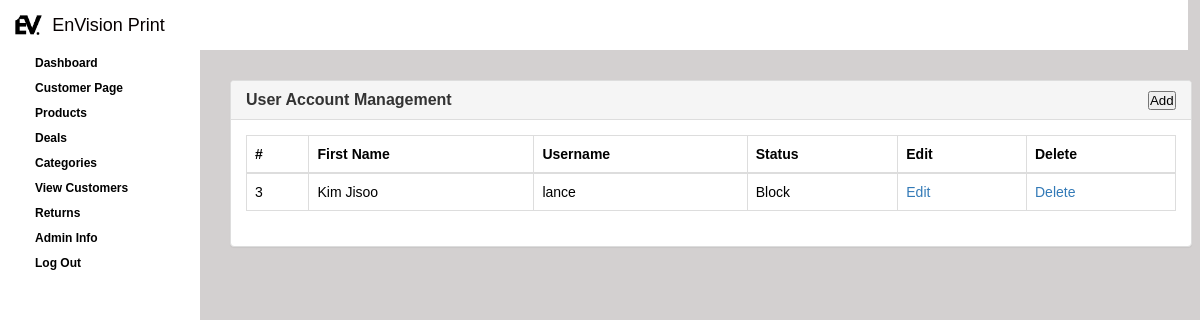
/admin.php?view_user, run on the app's committed database.
### tables this page shows
CREATE TABLE `users` (
  `UserID` int(11) NOT NULL,
  `FName` varchar(50) NOT NULL,
  `username` varchar(50) NOT NULL,
  `password` varchar(100) NOT NULL,
  `email` varchar(50) NOT NULL,
  `phone` varchar(15) DEFAULT NULL,
  `address` varchar(200) DEFAULT NULL,
  `attempt` int(11) NOT NULL,
  `block` int(11) NOT NULL,
  `admin` int(1) NOT NULL,
  `profile` varchar(200) NOT NULL,
  `verification` varchar(10) NOT NULL,
  `verification_code` varchar(10) NOT NULL
);

### blockuser.php (the view, shortened to what this page needs)
<?php
$query = "SELECT UserID, FName, username, block FROM users WHERE admin != 1";
$result = mysqli_query($con, $query);
?>
<body>
    <div class="row">
        <div class="col-lg-12">
            <div class="panel panel-default">
                <div class="panel-heading">
                    <button style="float: inline-end;" onclick="openPopup('SignupPopup')">Add</button>
                    <h3 class="panel-title">User Account Management </h3>
                </div>
                <div class="panel-body">
                    <div class="table-responsive">
                        <table class="table table-bordered table-hover table-striped">
                            <thead>
                                <tr>
                                    <th>#</th>
                                    <th>First Name</th>
                                    <th>Username</th>
                                    <th>Status</th>
                                    <th>Edit</th>
                                    <th>Delete</th>
                                </tr>
                            </thead>
                            <tbody>
                                <?php
                                if ($result) {
                                    while ($row = mysqli_fetch_assoc($result)) {
                                        $userId  = $row['UserID'];
                                        $FName = $row['FName'];
                                        $username  = $row['username'];
                                        $block = $row['block'];
                                        echo "<tr id='user-row-$userId'>";
                                        echo "<td class='td'>$userId</td>";
                                        echo "<td class='td'>$FName</td>";
                                        echo "<td class='td'>$username</td>"; ?>
                                        <td>
                                            <?php if ($block == 1) : ?>
                                                <a class="unblock-btn" onclick="handleBlockUnblock(<?= $userId ?>, 'unblock')">Unblock</a>
                                            <?php else : ?>
                                                <a class="block-btn" onclick="handleBlockUnblock(<?= $userId ?>, 'block')">Block</a>
                                            <?php endif; ?>
                                        </td>
                                <?php
                                        echo "<td class='td'><a href='admin.php?edit_user&UserID=$userId' style='color: #337ab7; text-decoration: none; margin-right: 10px;'>Edit</a></td>";
                                        echo "<td class='td'><a href='admin.php?delete_user&UserID=$userId' onclick='return confirmDelete()' style='color: #337ab7; text-decoration: none; '>Delete</a></td>";
                                        echo "</tr>";
                                    }
                                } else {
                                    echo "<tr><td colspan='5'>Error: " . mysqli_error($con) . "</td></tr>";
                                }
                                ?>
                            </tbody>
                        </table>
                    </div>
                </div>
            </div>
        </div>
    </div>
</body>

### css/global.css (style rules this page uses)
* { font-family: Arial, Helvetica, sans-serif; scroll-behavior: smooth; max-width: 99vw; z-index: 0; padding: 0px; margin: 0px; box-sizing: border-box; }
body { font-size: 14px; background-color: #d3d0d0; }
a { text-decoration: none; color: black; cursor: pointer; }

### css/table.css (style rules this page uses)
.panel-default > .panel-heading { color: #333; background-color: #f5f5f5; border-color: #ddd; }
.panel-heading { padding: 10px 15px; border-bottom: 1px solid transparent; border-top-left-radius: 3px; border-top-right-radius: 3px; }
.panel-default { border-color: #ddd; }
.panel { margin-bottom: 20px; background-color: #fff; border: 1px solid transparent; border-radius: 4px; -webkit-box-shadow: 0 1px 1px rgba(0, 0, 0, 0.05); box-shadow: 0 1px 1px rgba(0, 0, 0, 0.05); border: 1px solid #ddd; }
.panel-title { margin-top: 0; margin-bottom: 0; font-size: 16px; color: inherit; }
.panel-body { padding: 15px; }
.table-responsive { min-height: 0.01%; overflow-x: auto; }
.table-bordered { border: 1px solid #ddd; }
.table { width: 100%; max-width: 100%; margin-bottom: 20px; }
table { background-color: transparent; }
table { border-spacing: 0; border-collapse: collapse; }
.table-bordered > thead > tr > td, .table-bordered > thead > tr > th { border-bottom-width: 2px; }
.table > tbody > tr > td, .table > tbody > tr > th, .table > tfoot > tr > td, .table > tfoot > tr > th, .table > thead > tr > td, .table > thead > tr > th { padding: 8px; line-height: 1.42857143; vertical-align: top; }
.table-bordered > tbody > tr > td, .table-bordered > tbody > tr > th, .table-bordered > tfoot > tr > td, .table-bordered > tfoot > tr > th, .table-bordered > thead > tr > td, .table-bordered > thead > tr > th { border: 1px solid #ddd; }
.table > thead > tr > th { vertical-align: bottom; border-bottom: 2px solid #ddd; }
.table > tbody > tr > td, .table > tbody > tr > th, .table > tfoot > tr > td, .table > tfoot > tr > th, .table > thead > tr > td, .table > thead > tr > th { padding: 8px; line-height: 1.42857143; vertical-align: top; border-top: 1px solid #ddd; }
th { text-align: left; }
td, th { padding: 0; }

### data on the page
users: UserID "3", FName "Kim Jisoo", username "lance"
